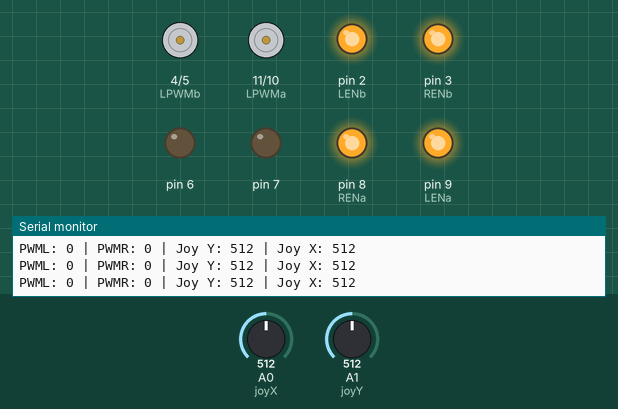
This sketch was run on a simulated Arduino Uno, built with avr-gcc and run on an emulated ATmega328P. Shown: motor-driver pin pairs drawn as motors (green arrow = first pin HIGH = forward, orange = second pin HIGH = backward, longer = more drive), output pins drawn as LEDs (lit = HIGH), the last lines printed to the serial monitor. Inputs (shaded band) come from the test bench; at power-on: A1 (joyY) = 512, A0 (joyX) = 512.

Above: at 1.2 s.
1.3 s: A1 (joyY) set to 716
At 1.9 s:
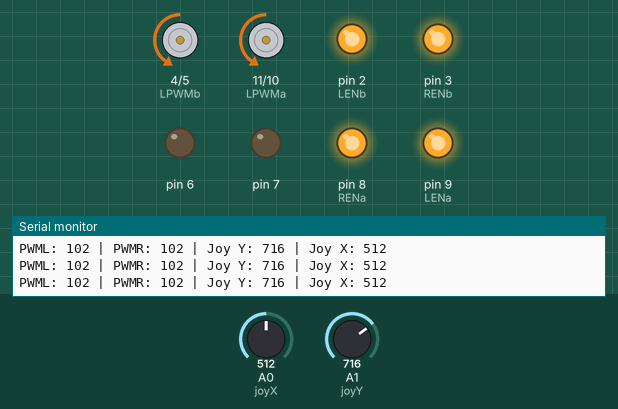
2.8 s: A0 (joyX) set to 716
At 3.4 s:
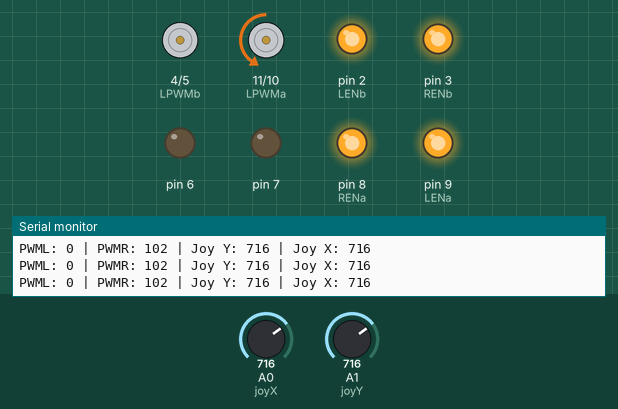
4.3 s: A1 (joyY) set to 726
At 5.1 s:
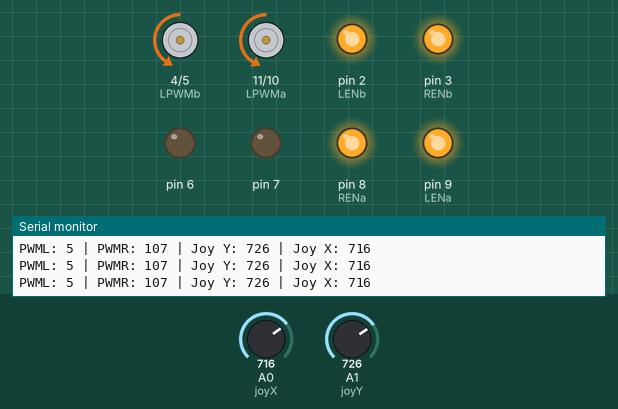
5.8 s: A0 (joyX) set to 306
At 6.8 s:
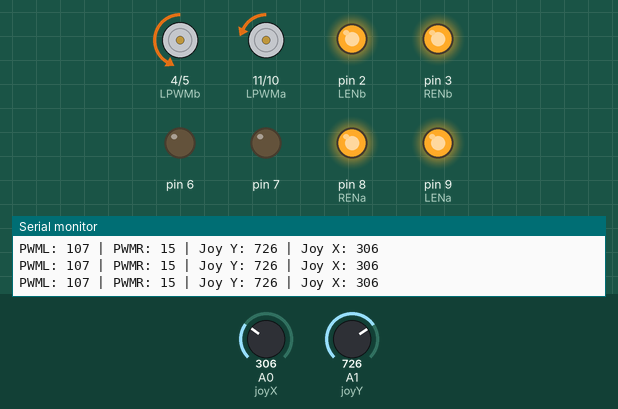
7.3 s: A1 (joyY) set to 900
At 7.9 s:
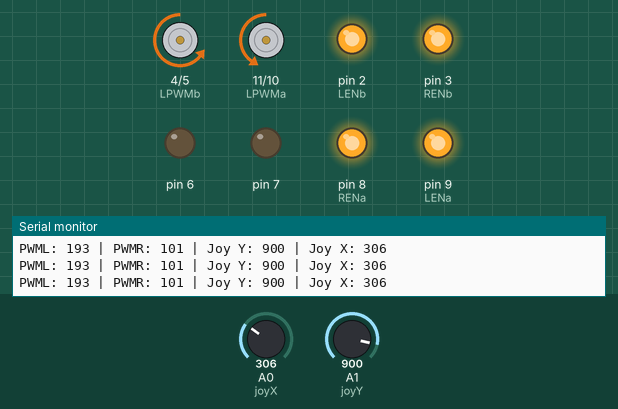
8.8 s: A0 (joyX) set to 122
At 9.4 s:
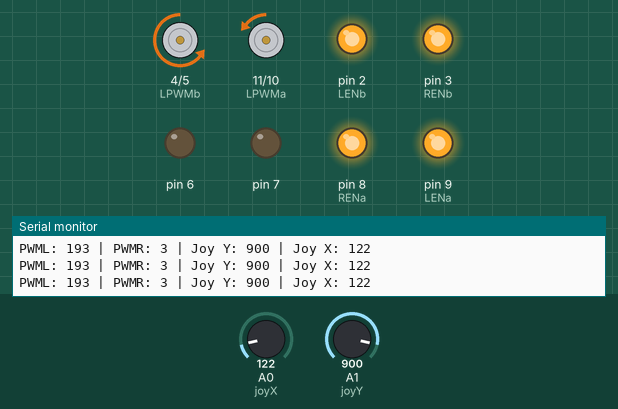
Timing chart, 0 to 11.3 s (numbered marks = the images above; inputs shaded):
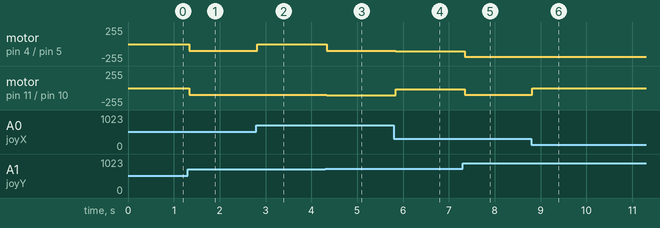

The sketch:

worked_joystick_motor.ino
```cpp
const int RENa = 8; const int LENa = 9;
const int RPWMa = 10; const int LPWMa = 11;
const int RENb = 3; const int LENb = 2;
const int RPWMb = 5; const int LPWMb = 4;
const int joyY = A1;
const int joyX = A0;
int deadzone = 15;
int center = 495;
int pwmL = 0;
int pwmR = 0;
int mapY = 0;
int mapX = 0;

void setup() {
  // put your setup code here, to run once:
  Serial.begin(9600);
  for (int i =2; i<=11; i++) {
  pinMode(i, 1);
  }
  digitalWrite(RENa, HIGH);
  digitalWrite(RENb, HIGH);
  digitalWrite(LENa, HIGH);
  digitalWrite(LENb, HIGH);
}


void loop() {
  // put your main code here, to run repeatedly:
  int yRead = analogRead(joyY);
  int xRead = analogRead(joyX);

  //turn clockwise
  if (yRead > center + deadzone){
    mapY = map(yRead, center + deadzone, 1023, 0, 255);
    pwmL = mapY;
    pwmR = mapY;
    //turn left
    if (xRead > center + deadzone){
      mapX = map(xRead, center + deadzone, 1023, 0, 255);
      pwmL = pwmL - mapX;
      pwmL = constrain(pwmL, 0, 255);
    }
    //turn right
    else if(xRead < center - deadzone){
      mapX = map(xRead, center - deadzone, 0, 0, 255);
      pwmR = pwmR - mapX;
      pwmR = constrain(pwmR, 0, 255);
    }
    //no turn
    else{
      mapX = 0;
    }
    analogWrite(RPWMa, pwmR);
    analogWrite(LPWMa, 0);
    analogWrite(RPWMb, pwmL);
    analogWrite(LPWMb, 0);
  }
  else if (yRead < center - deadzone){
    mapY = map(yRead, center + deadzone, 0, 0, 255);
    pwmL = mapY;
    pwmR = mapY;
    //turn left
    if (xRead > center + deadzone){
      mapX = map(xRead, center + deadzone, 1023, 0, 255);
      pwmL = pwmL - mapX;
      pwmL = constrain(pwmL, 0, 255);
    }
    //turn right
    else if(xRead < center - deadzone){
      mapX = map(xRead, center - deadzone, 0, 0, 255);
      pwmR = pwmR - mapX;
      pwmR = constrain(pwmR, 0, 255);
    }
    //no turn
    else{
      mapX = 0;
    }
    analogWrite(RPWMa, 0);
    analogWrite(LPWMa, pwmR);
    analogWrite(RPWMb, 0);
    analogWrite(LPWMb, pwmL);
  }
  else{
    pwmL = 0;
    pwmR = 0;
    analogWrite(RPWMa, pwmL);
    analogWrite(LPWMa, 0);
    analogWrite(RPWMb, pwmR);
    analogWrite(LPWMb, 0);
  }

  // Print motor speed and joy value for debugging
  Serial.print("PWML: ");
  Serial.print(pwmL);
  Serial.print(" | ");
  Serial.print("PWMR: ");
  Serial.print(pwmR);
  Serial.print(" | ");
  Serial.print("Joy Y: ");
  Serial.print(yRead);
  Serial.print(" | ");
  Serial.print("Joy X: ");
  Serial.print(xRead);
  Serial.println();
}
```

Measured:
- the behaviour switches between 717 and 718 on A1 (joyY) (found by bisection; images 2 and 3)
- after the input at 1.3 s, motor on pin 4 (LPWMb) / pin 5 (RPWMb), motor on pin 11 (LPWMa) / pin 10 (RPWMa): stopped → backward 102/255 at once
- after the input at 2.8 s, motor on pin 4 (LPWMb) / pin 5 (RPWMb): backward 102/255 → stopped at once
- after the input at 4.3 s, motor on pin 4 (LPWMb) / pin 5 (RPWMb): stopped → backward 102/255 at once; motor on pin 11 (LPWMa) / pin 10 (RPWMa): backward 102/255 → backward 107/255 at once
- after the input at 5.8 s, motor on pin 4 (LPWMb) / pin 5 (RPWMb): backward 102/255 → backward 107/255 after 0.05 s; motor on pin 11 (LPWMa) / pin 10 (RPWMa): backward 107/255 → backward 15/255 after 0.05 s
- after the input at 7.3 s, motor on pin 4 (LPWMb) / pin 5 (RPWMb): backward 107/255 → backward 193/255 at once; motor on pin 11 (LPWMa) / pin 10 (RPWMa): backward 15/255 → backward 101/255 at once
- after the input at 8.8 s, motor on pin 11 (LPWMa) / pin 10 (RPWMa): backward 101/255 → backward 3/255 at once
